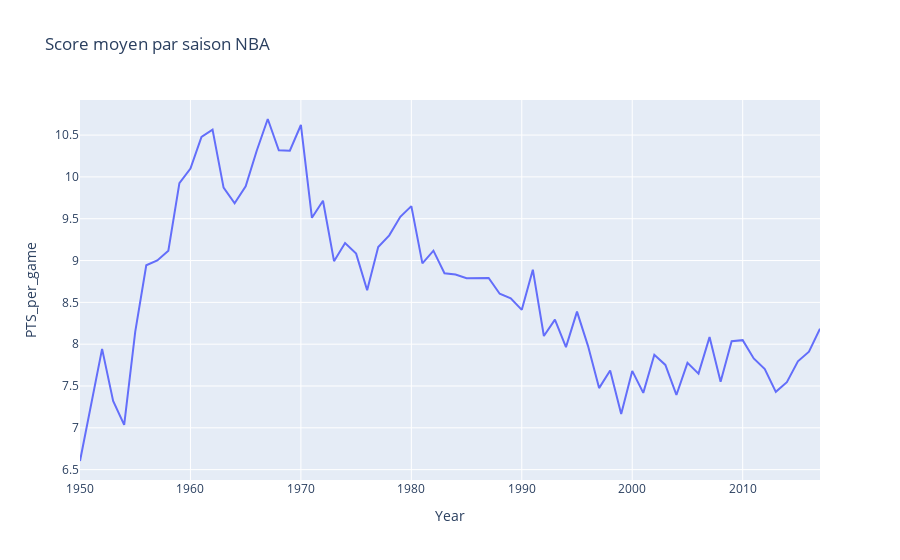

The cell this chart's notebook holds for it:
### Markdown cell above
## 📈 Score moyen par saison NBA

### Code cell
pts_year = df.groupby('Year')['PTS_per_game'].mean().reset_index()
import plotly.express as px
px.line(pts_year, x='Year', y='PTS_per_game', title="Score moyen par saison NBA")

### Figure 1 — Plotly figure (JSON) as saved in the notebook; plotly's stock layout.template omitted (floating-point values rounded to 4 significant figures)
{"data": [{"hovertemplate": "Year=%{x}<br>PTS_per_game=%{y}<extra></extra>", "legendgroup": "", "line": {"color": "#636efa", "dash": "solid"}, "marker": {"symbol": "circle"}, "mode": "lines", "name": "", "orientation": "v", "showlegend": false, "type": "scatter", "x": [1950, 1951, 1952, 1953, 1954, 1955, 1956, 1957, 1958, 1959, 1960, 1961, 1962, 1963, 1964, 1965, 1966, 1967, 1968, 1969, 1970, 1971, 1972, 1973, 1974, 1975, 1976, 1977, 1978, 1979, 1980, 1981, 1982, 1983, 1984, 1985, 1986, 1987, 1988, 1989, 1990, 1991, 1992, 1993, 1994, 1995, 1996, 1997, 1998, 1999, 2000, 2001, 2002, 2003, 2004, 2005, 2006, 2007, 2008, 2009, 2010, 2011, 2012, 2013, 2014, 2015, 2016, 2017], "xaxis": "x", "y": [6.603, 7.26, 7.944, 7.322, 7.035, 8.146, 8.943, 9.001, 9.118, 9.927, 10.1, 10.48, 10.57, 9.872, 9.684, 9.888, 10.31, 10.69, 10.32, 10.31, 10.62, 9.511, 9.715, 8.992, 9.209, 9.083, 8.646, 9.161, 9.301, 9.522, 9.65, 8.966, 9.118, 8.849, 8.832, 8.788, 8.792, 8.791, 8.603, 8.548, 8.411, 8.891, 8.098, 8.293, 7.965, 8.389, 7.977, 7.475, 7.685, 7.167, 7.681, 7.418, 7.874, 7.752, 7.393, 7.777, 7.648, 8.085, 7.551, 8.036, 8.048, 7.83, 7.703, 7.43, 7.546, 7.795, 7.911, 8.185], "yaxis": "y"}], "layout": {"legend": {"tracegroupgap": 0}, "title": {"text": "Score moyen par saison NBA"}, "xaxis": {"anchor": "y", "domain": [0, 1], "title": {"text": "Year"}}, "yaxis": {"anchor": "x", "domain": [0, 1], "title": {"text": "PTS_per_game"}}}}
